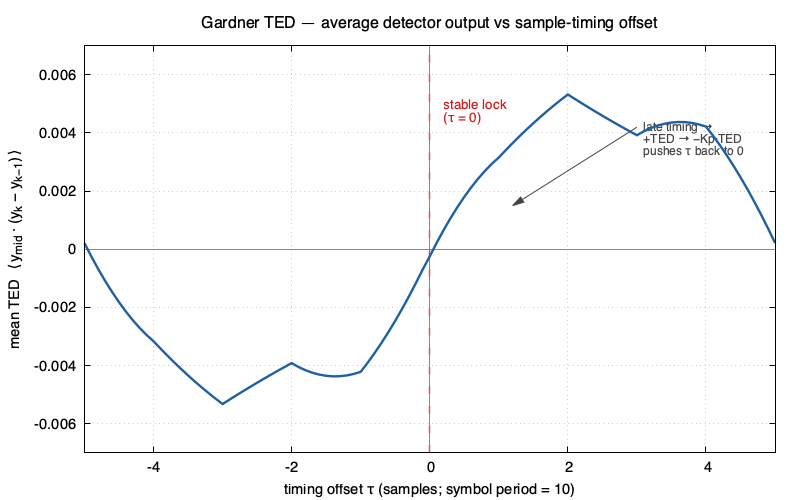

The script that saved this image:
set terminal pngcairo size 800,500 enhanced font 'Helvetica,11'
set output 'fig_gardner_scurve.png'

set grid
set title "Gardner TED — average detector output vs sample-timing offset" font ',12'
set xlabel "timing offset τ (samples; symbol period = 10)"
set ylabel "mean TED  ⟨y_{mid} · (y_k − y_{k−1})⟩"
set xrange [-5:5]
set yrange [-7e-3:7e-3]
set xzeroaxis lt -1 lc rgb '#888888'
set yzeroaxis lt -1 lc rgb '#888888'

set arrow from 0,-7e-3 to 0,7e-3 nohead lc rgb '#cc6060' dt 2 lw 1.5
set label "stable lock\n(τ = 0)" at 0.2,5e-3 left tc rgb '#cc2020' font ',10'

# Annotate restoring force: positive TED → reduce τ (negative correction)
set arrow from 3,4.2e-3 to 1.2,1.5e-3 lw 1 lc rgb '#444444' filled
set label "late timing →\n+TED → −Kp·TED\npushes τ back to 0" at 3.1,4.2e-3 left tc rgb '#444444' font ',9'

plot 'gardner_scurve.dat' using 1:2 with lines lw 2.4 lc rgb '#2060a0' notitle
